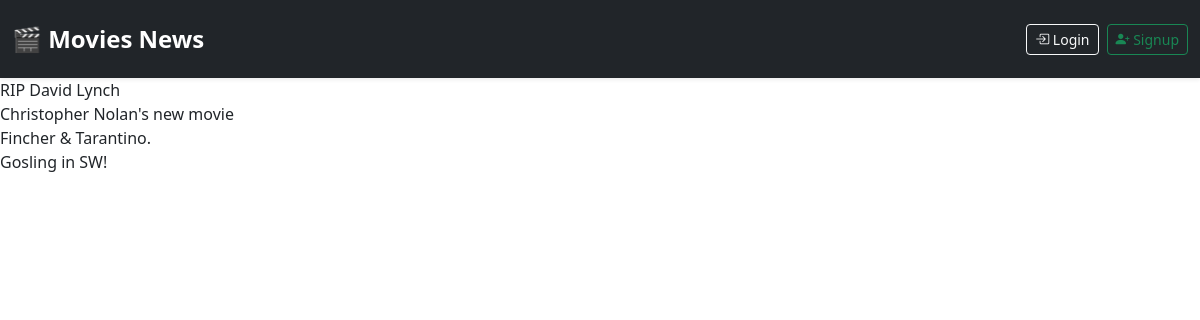
The page / on the database its author committed.
### blog/models.py (models this page shows, shortened)
class Post(models.Model):
    post_header = models.CharField(max_length=30)
    post_text = models.TextField()
    post_date = models.DateField(default=date.today)

### blog/views.py (the view)
# urls.py: path('', views.PostList.as_view(), name='index'),
class PostList(ListView):
    context_object_name = "posts"
    model = Post
    template_name = 'post_list.html'

### templates/post_list.html
{% extends "base.html" %}
{% block content %}
    {% for post in posts %}
        <a class="link-dark text-decoration-none" href="{% url "blog:post" post.id %}">{{ post.post_header }}</a><br>
    {% endfor %}
{% endblock content %}

### rows shown on the page
Post: post_header "RIP David Lynch"
Post: post_header "Christopher Nolan's new movie"
Post: post_header "Fincher & Tarantino."
Post: post_header "Gosling in SW!"
